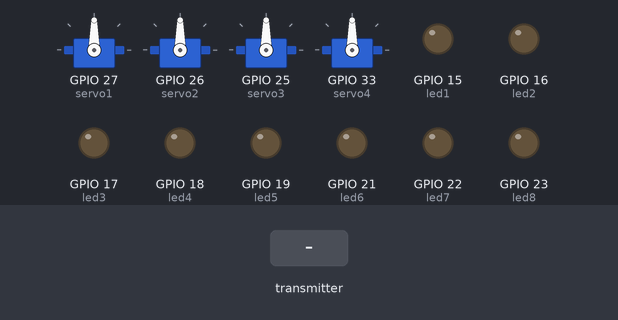
The sketch below on a simulated ESP32. Parts: 4 × servo, output pins drawn as LEDs (lit = HIGH). The test bench sets the inputs (shaded band).

Above: at 1.2 s.
1.3 s: the transmitter starts sending rx1AxisValue = 0
At 2.0 s:
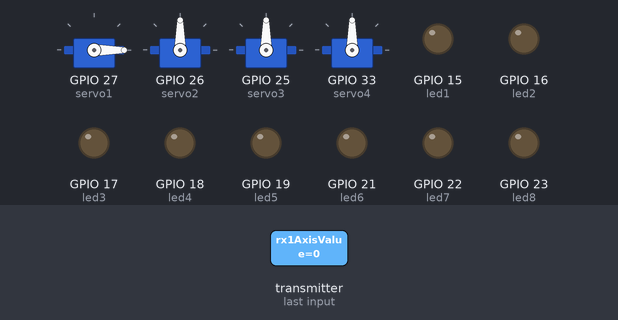
2.8 s: the transmitter starts sending ry1AxisValue = 0
At 3.1 s:
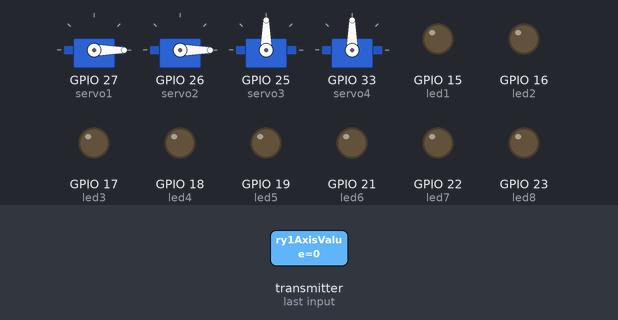
4.3 s: the transmitter starts sending rx2AxisValue = 0
At 5.5 s:
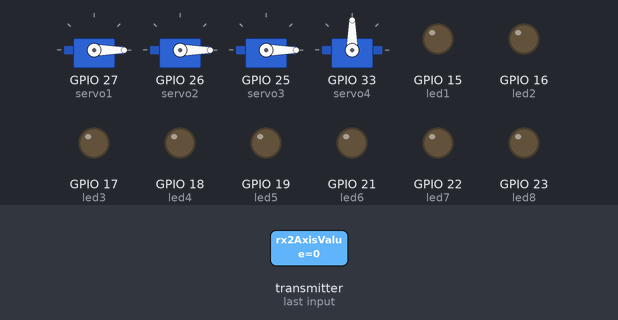
5.8 s: the transmitter starts sending ry2AxisValue = 0
At 6.6 s:
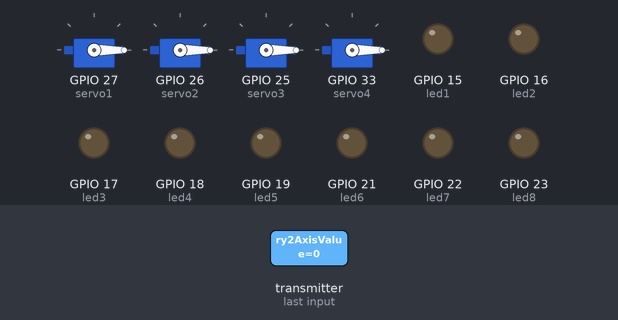
7.3 s: the transmitter starts sending switch1Value = 64
At 7.7 s:
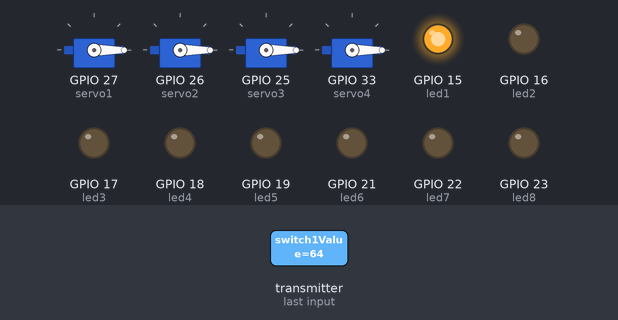
8.8 s: the transmitter starts sending switch2Value = 64
At 10.1 s:
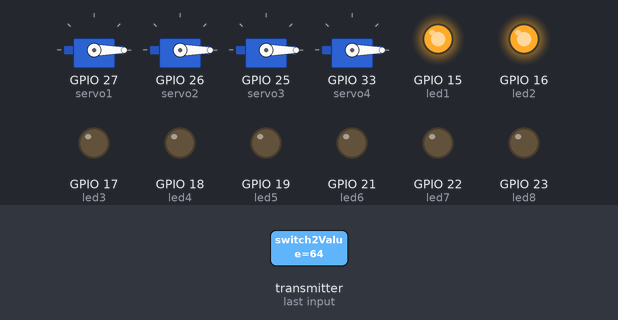
Timing chart, 0 to 11.3 s (numbered marks = the images above; inputs shaded):
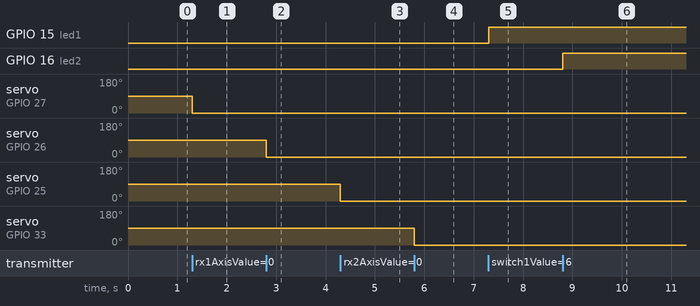

Measured:
- after the input at 1.3 s, servo on GPIO 27 (servo1): 90° → 0° at once
- after the input at 2.8 s, servo on GPIO 26 (servo2): 90° → 0° at once
- after the input at 4.3 s, servo on GPIO 25 (servo3): 90° → 0° at once
- after the input at 5.8 s, servo on GPIO 33 (servo4): 90° → 0° at once
- after the input at 7.3 s, GPIO 15 (led1): LOW → HIGH at once
- after the input at 8.8 s, GPIO 16 (led2): LOW → HIGH at once

The sketch:

Receptor_12_canais.ino
```cpp
//RECEPTOR
#include <esp_now.h>
#include <WiFi.h>
#include <ESP32Servo.h>
#define SIGNAL_TIMEOUT 1000  // Este é o tempo limite do sinal em milissegundos. Vamos redefinir os dados se não houver sinal
unsigned long lastRecvTime = 0;
struct PacketData
{
  byte rx1AxisValue;//1 servo
  byte ry1AxisValue;//2 servo
  byte rx2AxisValue;//3 servo
  byte ry2AxisValue;//4 servo
  byte switch1Value;//5 led
  byte switch2Value;//6 led
  byte switch3Value;//7 led
  byte switch4Value;//8 led
  byte switch5Value;//9 led
  byte switch6Value;//10 led
  byte switch7Value;//11 led
  byte switch8Value;//12 led
};
PacketData receiverData;
Servo servo1;//1
Servo servo2;//2
Servo servo3;//3
Servo servo4;//4
int   led1 = 15;//5
int   led2 = 16;//6
int   led3 = 17;//7
int   led4 = 18;//8
int   led5 = 19;//9
int   led6 = 21;//10
int   led7 = 22;//11
int   led8 = 23;//12
//Atribuir valores recebidos de entrada padrão
void setInputDefaultValues()
{
  // A posição do meio para joystick. (254/2=127)
  receiverData.rx1AxisValue = 127;//1
  receiverData.ry1AxisValue = 127;//2
  receiverData.rx2AxisValue = 127;//3
  receiverData.ry2AxisValue = 127;//4
  receiverData.switch1Value = LOW;//5
  receiverData.switch2Value = LOW;//6
  receiverData.switch3Value = LOW;//7
  receiverData.switch4Value = LOW;//8
  receiverData.switch5Value = LOW;//9
  receiverData.switch6Value = LOW;//10
  receiverData.switch7Value = LOW;//11
  receiverData.switch8Value = LOW;//12
}
void mapAndWriteValues()
{
  servo1.write(map(receiverData.rx1AxisValue, 0, 254, 0, 180));//1
  servo2.write(map(receiverData.ry1AxisValue, 0, 254, 0, 180));//2
  servo3.write(map(receiverData.rx2AxisValue, 0, 254, 0, 180));//3
  servo4.write(map(receiverData.ry2AxisValue, 0, 254, 0, 180));//4
  digitalWrite(led1, receiverData.switch1Value);//5
  digitalWrite(led2, receiverData.switch2Value);//6
  digitalWrite(led3, receiverData.switch3Value);//7
  digitalWrite(led4, receiverData.switch4Value);//8
  digitalWrite(led5, receiverData.switch5Value);//9
  digitalWrite(led6, receiverData.switch6Value);//10
  digitalWrite(led7, receiverData.switch7Value);//11
  digitalWrite(led8, receiverData.switch8Value);//12
}
// função de retorno de chamada que será executada quando os dados forem recebidos
void OnDataRecv(const uint8_t * mac, const uint8_t *incomingData, int len)
{
  if (len == 0)
  {
    return;
  }
  memcpy(&receiverData, incomingData, sizeof(receiverData));
  mapAndWriteValues();
  lastRecvTime = millis();
}
void setUpPinModes()
{
  servo1.attach(27);//1
  servo2.attach(26);//2
  servo3.attach(25);//3
  servo4.attach(33);//4
  pinMode(led1, OUTPUT);//5
  pinMode(led2, OUTPUT);//6
  pinMode(led3, OUTPUT);//7
  pinMode(led4, OUTPUT);//8
  pinMode(led5, OUTPUT);//9
  pinMode(led6, OUTPUT);//10
  pinMode(led7, OUTPUT);//11
  pinMode(led8, OUTPUT);//12
  setInputDefaultValues();
  mapAndWriteValues();
}
void setup()
{
  setUpPinModes();
  Serial.begin(115200);
  WiFi.mode(WIFI_STA);
  // Init ESP-NOW
  if (esp_now_init() != ESP_OK)
  {
    Serial.println("Erro ao inicializar o ESP-NOW");
    return;
  }
  esp_now_register_recv_cb(OnDataRecv);
}
void loop()
{
  //Verifique o sinal perdido.
  unsigned long now = millis();
  if ( now - lastRecvTime > SIGNAL_TIMEOUT )
  {
    setInputDefaultValues();
    mapAndWriteValues();
  }
}
```
